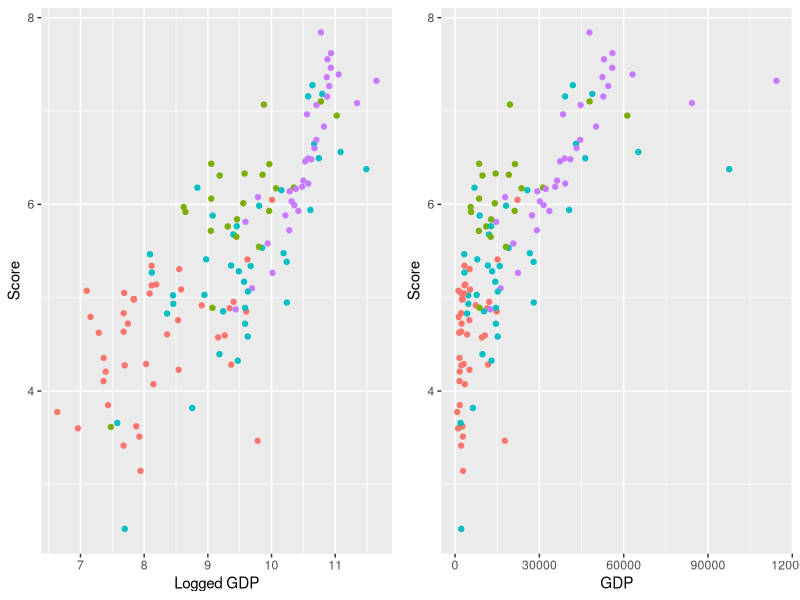
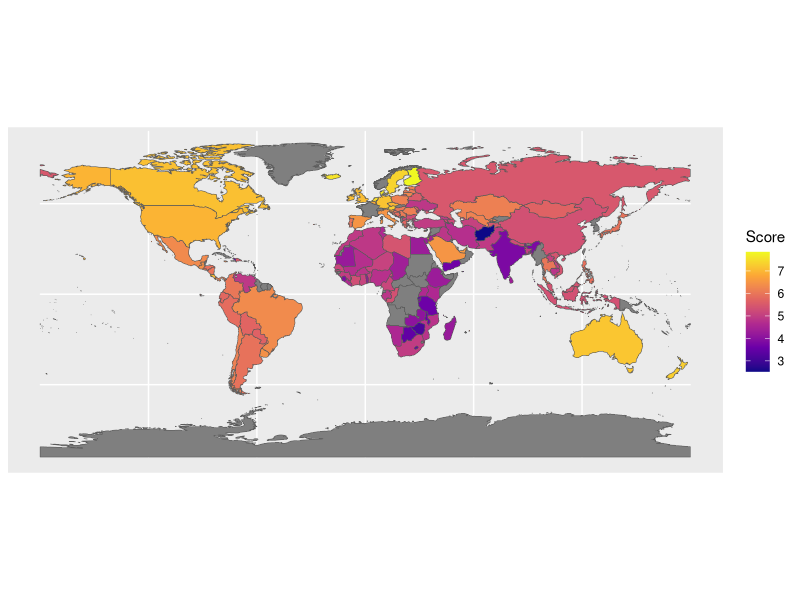
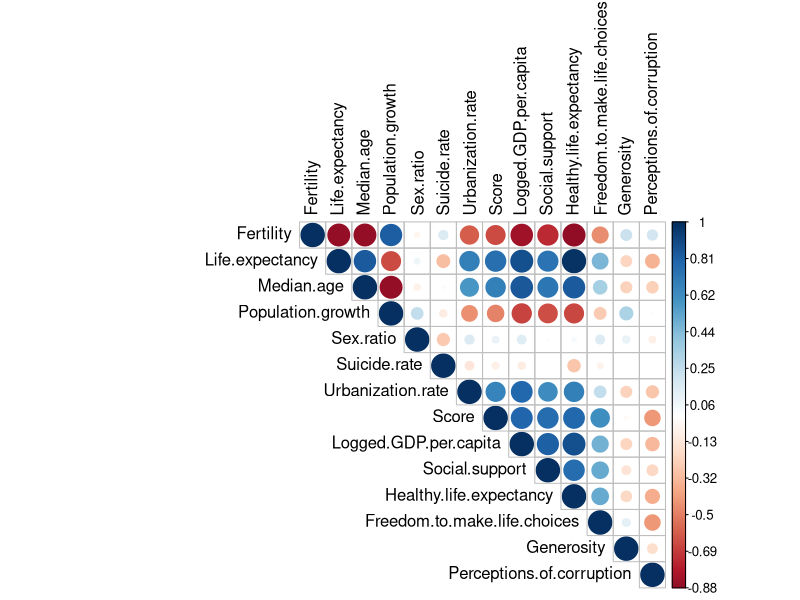
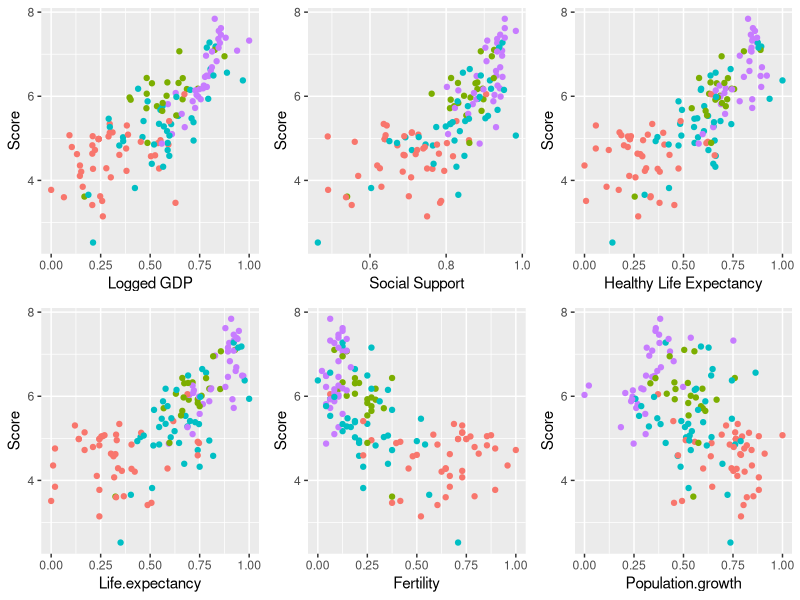
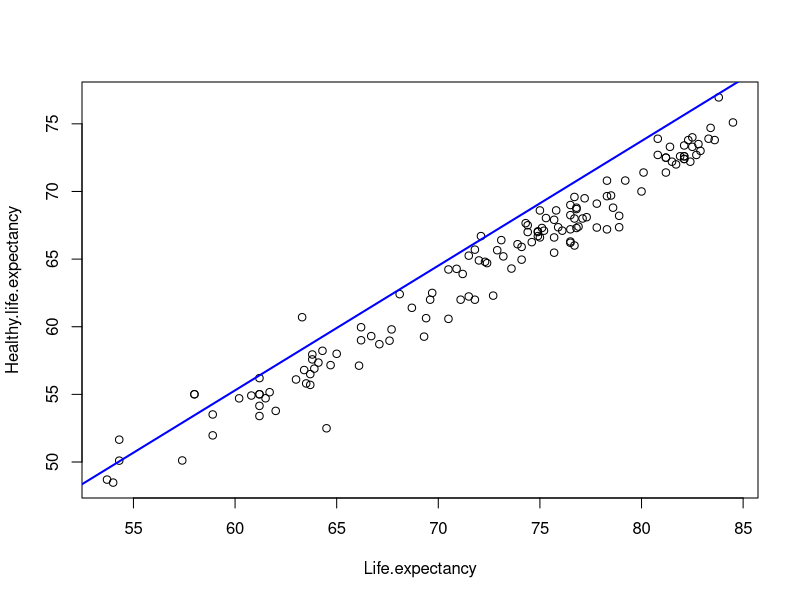
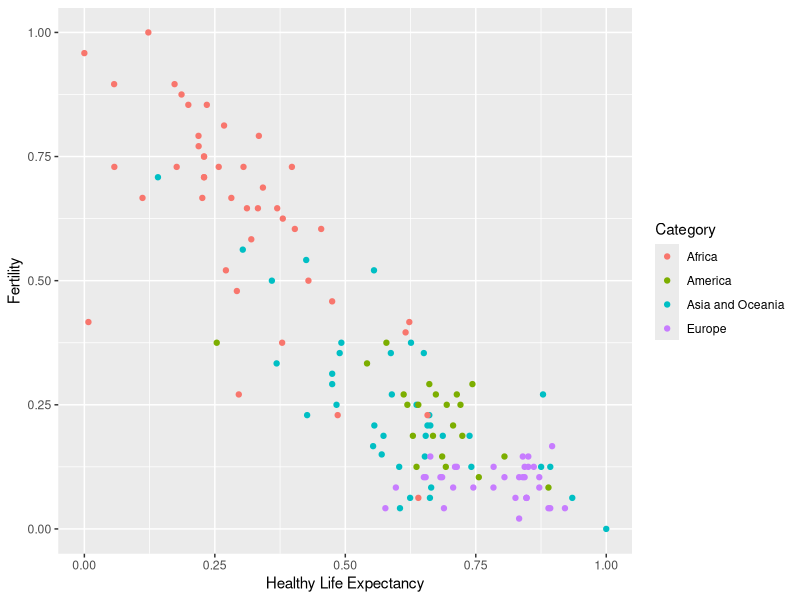
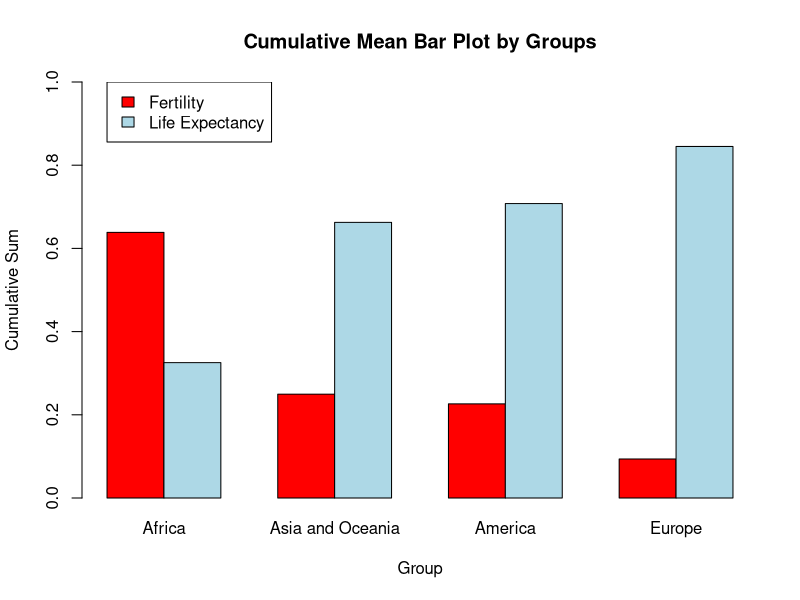
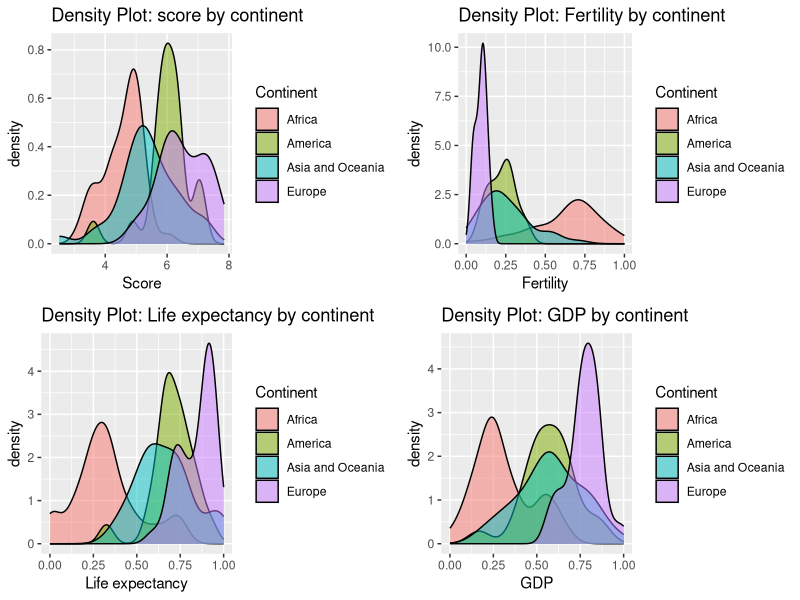

Here is the R script that generated these plots, in order:
## ---- chunk 1
knitr::opts_chunk$set(echo = TRUE)
## ---- chunk 2
happiness_2021 <- read.csv("./datasets/happiness_2021_complete.csv")

# Check if any missing values exist in the data frame
# No missing values
any(is.na(happiness_2021))

# Get the labels of the columns
column_labels <- colnames(happiness_2021)
column_labels

# General Infos
summary(happiness_2021)
cor(happiness_2021[c(-1,-2,-10,-11)])
## ---- chunk 3
library(dplyr)
library(scales)
library(corrplot)
library(ggplot2)
library(gridExtra)
library(sf)
library(rnaturalearth)
library(rnaturalearthdata)
library(car)
library(leaps)
library(glmnet)

## ---- chunk 4

happiness_2021 <- happiness_2021 %>%
  mutate(Continent = ifelse(Continent %in% c("Oceania", "Asia"), "Asia and Oceania", Continent))

happiness_2021 <- happiness_2021 %>%
  mutate(Continent = ifelse(Continent %in% c("North America", "Latin America"), "America", Continent))
## ---- chunk 5
attach(happiness_2021)
## ---- chunk 6

# Logged GDP / Score Scatterplot
plot1 <- ggplot(happiness_2021, aes(Logged.GDP.per.capita, Score, color = Continent)) +
  geom_point() +
  labs(x = "Logged GDP", y = "Score") +
  scale_color_discrete(name = "Category") +
  theme(legend.position = "none")

# GDP / Score Scatterplot
plot2 <- ggplot(happiness_2021, aes(exp(Logged.GDP.per.capita), Score, color = Continent)) +
  geom_point() +
  labs(x = "GDP", y = "Score") +
  scale_color_discrete(name = "Category") +
  theme(legend.position = "none")

# Arrange the plots in a grid layout
grid.arrange(plot1, plot2, nrow = 1, ncol = 2)

## ---- chunk 7

happiness_2021$Life.expectancy <- rescale(happiness_2021$Life.expectancy) 
happiness_2021$Fertility <- rescale(happiness_2021$Fertility)
happiness_2021$Urbanization.rate <- rescale(happiness_2021$Urbanization.rate)
happiness_2021$Median.age <- rescale(happiness_2021$Median.age)
happiness_2021$Fertility <- rescale(happiness_2021$Fertility)
happiness_2021$Population.growth <- rescale(happiness_2021$Population.growth)
happiness_2021$Sex.ratio <- rescale(happiness_2021$Sex.ratio)
happiness_2021$Suicide.rate <- rescale(happiness_2021$Suicide.rate)
happiness_2021$Logged.GDP.per.capita <- rescale(happiness_2021$Logged.GDP.per.capita)
happiness_2021$Healthy.life.expectancy <- rescale(happiness_2021$Healthy.life.expectancy)
happiness_2021$Generosity <- rescale(happiness_2021$Generosity)
## ---- chunk 8
world <- ne_countries(scale = "medium", returnclass = "sf")

merged_df <- merge(happiness_2021, world, by.x = "ISO.code", by.y="iso_a3", all.y=TRUE)
df1_selected <- merged_df[c("ISO.code", "Country", "Score")]
merged_2_df <- merge(world, df1_selected, by.x = "iso_a3", by.y="ISO.code", all.x=TRUE)

ggplot(data = merged_2_df) + geom_sf(aes(fill=Score)) + scale_fill_viridis_c(option = "plasma")
## ---- chunk 9
corrplot(cor(happiness_2021[c(-1,-2,-10,-11)]), method="circle", type="upper", is.corr=FALSE, tl.col = "black", tl.offset = 0.4)
## ---- chunk 10


plot1 <- ggplot(happiness_2021, aes(Logged.GDP.per.capita, Score, color = Continent)) +
  geom_point() +
  labs(x = "Logged GDP", y = "Score") +
  scale_color_discrete(name = "Category") +
  theme(legend.position = "none")

plot2 <- ggplot(happiness_2021, aes(Social.support, Score, color = Continent)) +
  geom_point() +
  labs(x = "Social Support", y = "Score") +
  scale_color_discrete(name = "Category") +
  theme(legend.position = "none")

plot3 <- ggplot(happiness_2021, aes(Healthy.life.expectancy, Score, color = Continent)) +
  geom_point() +
  labs(x = "Healthy Life Expectancy", y = "Score") +
  scale_color_discrete(name = "Category") +
  theme(legend.position = "none")

plot4 <- ggplot(happiness_2021, aes(Life.expectancy, Score, color = Continent)) +
  geom_point() +
  labs(x = "Life.expectancy", y = "Score") +
  scale_color_discrete(name = "Category") +
  theme(legend.position = "none")

plot5 <- ggplot(happiness_2021, aes(Fertility, Score, color = Continent)) +
  geom_point() +
  labs(x = "Fertility", y = "Score") +
  scale_color_discrete(name = "Category") +
  theme(legend.position = "none")

plot6 <- ggplot(happiness_2021, aes(Population.growth, Score, color = Continent)) +
  geom_point() +
  labs(x = "Population.growth", y = "Score") +
  scale_color_discrete(name = "Category") +
  theme(legend.position = "none")

grid.arrange(plot1, plot2, plot3, plot4, plot5, plot6, nrow = 2, ncol = 3)

## ---- chunk 11
life.exp.reg <- lm(Healthy.life.expectancy ~ Life.expectancy, data = happiness_2021)
summary(life.exp.reg)

plot(Healthy.life.expectancy~Life.expectancy)
abline(life.exp.reg, col="blue", lwd=2)
## ---- chunk 12


# Create a scatter plot with different colors based on a categorical variable
ggplot(happiness_2021, aes(Healthy.life.expectancy, Fertility, color = Continent)) +
  geom_point() +
  labs(x = "Healthy Life Expectancy", y = "Fertility") +
  scale_color_discrete(name = "Category")


cumulative_le <- aggregate(Life.expectancy ~ Continent, data = happiness_2021, FUN = mean)
cumulative_f <- aggregate(Fertility ~ Continent, data = happiness_2021, FUN = mean)

#freq_key_mode <- table(cumulative_lf$Scaled.life.expectancy, cumulative_f$Fertility)
order_indices <- order(cumulative_le$Life.expectancy)

c_Continent <- cumulative_le$Continent[order_indices]
c_Scaled.life.expectancy <- cumulative_le$Life.expectancy[order_indices]
c_Fertility <- cumulative_f$Fertility[order_indices]

#labels_in_order <- cumulative_le$Continent[order(cumulative_le$Scaled.life.expectancy)]

# Create bar plot
barplot(rbind(c_Fertility, c_Scaled.life.expectancy), beside = TRUE, names.arg = c_Continent,
        xlab = "Group", ylab = "Cumulative Sum", main = "Cumulative Mean Bar Plot by Groups",
        col = c("red", "light blue"), ylim = c(0, 1))
legend(1,1, legend = c("Fertility", "Life Expectancy"), fill = c("red", "light blue"))

## ---- chunk 13


plot1 <- ggplot(happiness_2021, aes(x = Score, fill = Continent)) +
  geom_density(alpha=0.5) +
  xlab("Score") +
  ggtitle("Density Plot: score by continent")

plot2 <- ggplot(happiness_2021, aes(x = Fertility , fill = Continent)) +
  geom_density(alpha=0.5) +
  xlab("Fertility") +
  ggtitle("Density Plot: Fertility by continent")

plot3 <- ggplot(happiness_2021, aes(x = Life.expectancy , fill = Continent)) +
  geom_density(alpha=0.5) +
  xlab("Life expectancy") +
  ggtitle("Density Plot: Life expectancy by continent")

plot4 <- ggplot(happiness_2021, aes(x = Logged.GDP.per.capita, fill = Continent)) +
  geom_density(alpha=0.5) +
  xlab("GDP") +
  ggtitle("Density Plot: GDP by continent")

grid.arrange(plot1, plot2, plot3, plot4, nrow = 2, ncol = 2)
## ---- chunk 14

par(mfrow=c(2,2))
boxplot(Score ~ Continent)

boxplot(Fertility ~ Continent)

boxplot(Life.expectancy ~ Continent)
boxplot(Logged.GDP.per.capita ~ Continent)


## ---- chunk 15
set.seed(1)


data_size <- floor(0.85 * nrow(happiness_2021))

train_sample <- sample(seq_len(nrow(happiness_2021)), size = data_size, replace = FALSE)

train <- happiness_2021[train_sample, ]
test <- happiness_2021[-train_sample, ]
## ---- chunk 16
#COLLINEARITY CHECK

lin_all <- lm(Score ~ .-Score-ISO.code-Continent-Region-Country, data = train)
vif(lin_all)
## ---- chunk 17
lin_to_try <- lm (Score ~ .-Score-ISO.code-Continent-Region-Country-Logged.GDP.per.capita
                  -Healthy.life.expectancy-Median.age-Fertility, data=train)
lin_m <- lm(Score ~ .-Score-ISO.code-Continent-Region-Country
            -Healthy.life.expectancy-Median.age-Fertility-Logged.GDP.per.capita
            -Life.expectancy, data=train )

vif(lin_to_try)

vif(lin_m)

columns_to_retain <- c("Population.growth", "Sex.ratio", 
                       "Suicide.rate", "Urbanization.rate", "Social.support",
                       "Freedom.to.make.life.choices", "Generosity", "Perceptions.of.corruption",
                       "Life.expectancy", "Score")

train <- train[, columns_to_retain]
test <- test[, columns_to_retain]

## ---- chunk 18
summary(lin_to_try)

par(mfrow=c(2,2)) 
plot(lin_to_try) 
## ---- chunk 19
# Removing United Arab Emirates (index 129)
train <- train[-2,]
lin_m <- lm(Score ~ .-Score, data=train)

par(mfrow=c(2,2)) 
plot(lin_m) 

summary(lin_m)
## ---- chunk 20
varmax <-10
mod.bw <- regsubsets(Score ~ ., nvmax=varmax, method= "backward", data=train)
summary_bw <- summary(mod.bw)
summary_bw$rsq

mod.fw <- regsubsets(Score ~ ., nvmax=varmax, method= "forward", data=train)
summary_fw <- summary(mod.fw)

summary_bw$rsq
## ---- chunk 21
par(mfrow=c(2,2))

#FORWARD SELECTION PLOT ANALYSIS

# residual sum of squares
plot(summary_fw$rss,xlab="Number of Variables",ylab="RSS",type="l")

# adjusted-R^2 with its largest value
plot(summary_fw$adjr2,xlab="Number of Variables",ylab="Adjusted Rsq",type="l")
max_r2 <- which.max(summary_fw$adjr2)
points(max_r2,summary_fw$adjr2[max_r2], col="red",cex=2,pch=20)

# Selected variables:
summary_fw$which[max_r2,]

# Mallow's Cp with its smallest value
plot(summary_fw$cp,xlab="Number of Variables",ylab="Cp",type='l')
min_cp <-which.min(summary_fw$cp)
points(min_cp,summary_fw$cp[min_cp],col="red",cex=2,pch=20)

# BIC with its smallest value
plot(summary_fw$bic,xlab="Number of Variables",ylab="BIC",type='l')
min_bc <- which.min(summary_fw$bic)
points(min_bc,summary_fw$bic[min_bc],col="red",cex=2,pch=20)

## ---- chunk 22
par(mfrow=c(2,2))

#BACKWARD SELECTION PLOT ANALYSIS

# residual sum of squares
plot(summary_bw$rss,xlab="Number of Variables",ylab="RSS",type="l")

# adjusted-R^2 with its largest value
plot(summary_bw$adjr2,xlab="Number of Variables",ylab="Adjusted Rsq",type="l")
max_r2 <- which.max(summary_bw$adjr2)
points(max_r2,summary_bw$adjr2[max_r2], col="red",cex=2,pch=20)

# Selected variables:
summary_bw$which[max_r2,]

# Mallow's Cp with its smallest value
plot(summary_bw$cp,xlab="Number of Variables",ylab="Cp",type='l')
min_cp <- which.min(summary_bw$cp)
points(min_cp,summary_bw$cp[min_cp],col="red",cex=2,pch=20)

# BIC with its smallest value
plot(summary_bw$bic,xlab="Number of Variables",ylab="BIC",type='l')
min_bc <- which.min(summary_bw$bic)
points(min_bc,summary_bw$bic[min_bc],col="red",cex=2,pch=20)


## ---- chunk 23
X <- train[c(-10)]
X_test <- test[c(-10)]
## ---- chunk 24
ridge.mod <- glmnet(X, train$Score, alpha=0, thresh = 1e-12, data=train)

# add labels to identify the variables
plot(ridge.mod, xvar="lambda", label=TRUE)
## ---- chunk 25
# apply lasso to the training set 
lasso.mod <- glmnet(X, train$Score, alpha=1, thresh = 1e-12, data=train)

# add labels to identify the variables
plot(lasso.mod, xvar="lambda", label=TRUE)
## ---- chunk 26

# apply 10 fold cross-validation to the training set

set.seed(10)
cv.out.lasso <- cv.glmnet(as.matrix(X), train$Score, alpha=1)

# estimated test MSE

bestlambda <- cv.out.lasso$lambda.min
lasso.pred <- predict(lasso.mod, s=bestlambda, newx=as.matrix(X_test))
mse.lasso <- mean((lasso.pred-test$Score)^2)

mse.lasso

bestlambda

best_lasso <- glmnet(X, train$Score, alpha=1, lambda = bestlambda, thresh = 1e-12, data=train)

coefficients <- coef(best_lasso)
coefficients
## ---- chunk 27

# apply 10 fold cross-validation to the training set

set.seed(10)
cv.out.ridge <- cv.glmnet(as.matrix(X), train$Score, alpha=0)

# estimated test MSE

bestlambda <- cv.out.ridge$lambda.min
ridge.pred <- predict(ridge.mod, s=bestlambda, newx=as.matrix(X_test))
mse.ridge <- mean((ridge.pred-test$Score)^2)

mse.ridge

bestlambda

best_ridge <- glmnet(X, train$Score, alpha=0, lambda = bestlambda, thresh = 1e-12, data=train)


coefficients <- coef(best_ridge)
coefficients

## ---- chunk 28

model_try <- lm(Score ~ .-Score-Population.growth-Sex.ratio-Suicide.rate, data = train)
summary(model_try)
linear_pred <- predict(model_try, X_test)
mse.linear <- mean((linear_pred-test$Score)^2)
mse.linear

SSE <- sum((lasso.pred - (test$Score))^2)
SST <- sum((test$Score - mean(test$Score))^2)
R_square <- 1 - SSE / SST
n=117
k=7
adj_R_square <- 1 - ((1-R_square)* (n-1)/ (n-k-1))
